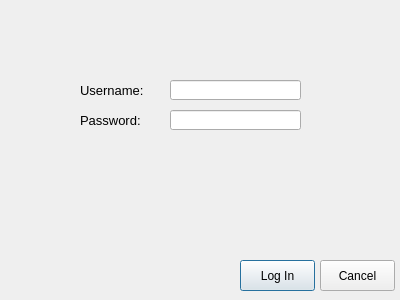
<?xml version="1.0" encoding="UTF-8"?>
<ui version="4.0">
 <class>loginDialog</class>
 <widget class="QDialog" name="loginDialog">
  <property name="geometry">
   <rect>
    <x>0</x>
    <y>0</y>
    <width>400</width>
    <height>300</height>
   </rect>
  </property>
  <property name="windowTitle">
   <string>Dialog</string>
  </property>
  <widget class="QLabel" name="usernameLabel">
   <property name="geometry">
    <rect>
     <x>80</x>
     <y>80</y>
     <width>81</width>
     <height>21</height>
    </rect>
   </property>
   <property name="font">
    <font>
     <pointsize>10</pointsize>
    </font>
   </property>
   <property name="text">
    <string>Username:</string>
   </property>
  </widget>
  <widget class="QLabel" name="passwordLabel">
   <property name="geometry">
    <rect>
     <x>80</x>
     <y>110</y>
     <width>81</width>
     <height>21</height>
    </rect>
   </property>
   <property name="font">
    <font>
     <pointsize>10</pointsize>
    </font>
   </property>
   <property name="text">
    <string>Password:</string>
   </property>
  </widget>
  <widget class="QLineEdit" name="usernameField">
   <property name="geometry">
    <rect>
     <x>170</x>
     <y>80</y>
     <width>131</width>
     <height>20</height>
    </rect>
   </property>
  </widget>
  <widget class="QLineEdit" name="passwordField">
   <property name="geometry">
    <rect>
     <x>170</x>
     <y>110</y>
     <width>131</width>
     <height>20</height>
    </rect>
   </property>
   <property name="echoMode">
    <enum>QLineEdit::Password</enum>
   </property>
  </widget>
  <widget class="QPushButton" name="cancelButton">
   <property name="geometry">
    <rect>
     <x>320</x>
     <y>260</y>
     <width>75</width>
     <height>31</height>
    </rect>
   </property>
   <property name="text">
    <string>Cancel</string>
   </property>
   <property name="autoDefault">
    <bool>false</bool>
   </property>
  </widget>
  <widget class="QPushButton" name="loginButton">
   <property name="geometry">
    <rect>
     <x>240</x>
     <y>260</y>
     <width>75</width>
     <height>31</height>
    </rect>
   </property>
   <property name="text">
    <string>Log In</string>
   </property>
  </widget>
 </widget>
 <resources/>
 <connections/>
</ui>
